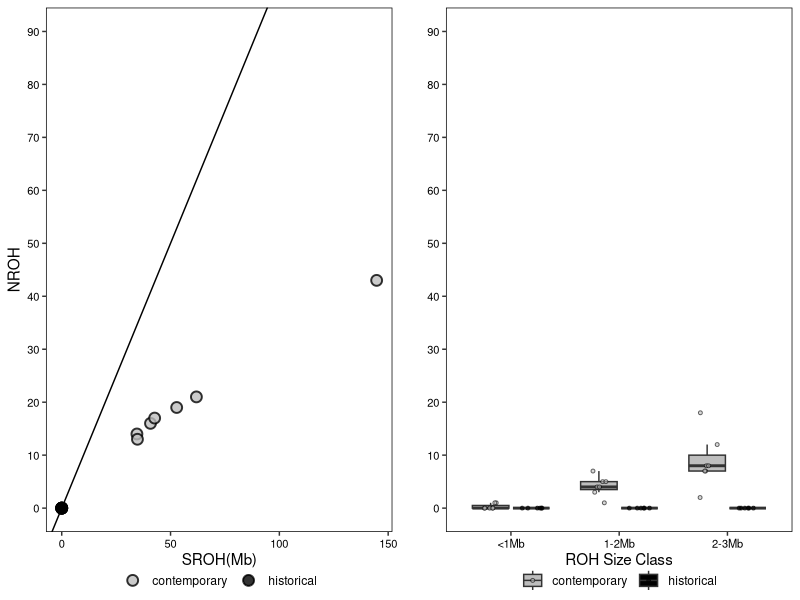

Write the R code that produced this figure.
## ---- chunk 1
knitr::opts_chunk$set(echo = TRUE)
library(ggplot2)
library(dplyr)
library(tidyr)
library(ggpubr)
## ---- chunk 2
setwd("/Users/abc6435/Desktop/KROH/data/roh")
data <- read.table("KIWA_roh_sum_0.5MB.txt", header=TRUE, sep = " ")
data$sample <- rownames(data)
rownames(data) <- NULL
data[1:7,1] <- "contemporary"
data[8:13,1] <- "historical"

A <- data[,c(1, 16, 2:3)]
colnames(A) <- c("pop", "sample", "nroh", "sroh")
A$class <- "<1Mb"

B <- data[,c(1, 16, 4:5)]
colnames(B) <- c("pop", "sample", "nroh", "sroh")
B$class <- "1-2Mb"

C <- data[,c(1, 16, 6:7)]
colnames(C) <- c("pop", "sample", "nroh", "sroh")
C$class <- "2-3Mb"

D <- data[,c(1, 16, 8:9)]
colnames(D) <- c("pop", "sample", "nroh", "sroh")
D$class <- "3-4Mb"

E <- data[,c(1, 16, 10:11)]
colnames(E) <- c("pop", "sample", "nroh", "sroh")
E$class <- "4-5Mb"

F <- data[,c(1, 16, 12:13)]
colnames(F) <- c("pop", "sample", "nroh", "sroh")
F$class <- ">5Mb"

data_t <- rbind(A,B,C)

T <- data[,c(1, 16, 14:15)]
colnames(T) <- c("pop", "sample", "nroh", "sroh")
## ---- chunk 3
leg <- c("contemporary" = "gray","historical" = "black")

nroh_sroh <- ggplot(T, aes(x=sroh/(1e6), y=nroh)) + 
  geom_point(shape = 21, size = 3, alpha = 0.8,
             colour = "black", stroke = 1, aes(fill=pop)) +
  scale_fill_manual(values=alpha(leg, 1.0)) +
  xlab("SROH(Mb)") + 
  ylab("NROH") +
  scale_y_continuous(breaks = seq(0, 90, 10), limits = c(0,90)) +
  geom_abline(slope=1, intercept = 0) +
  theme(
    axis.text.x = element_text(size=8, color="black"),
    axis.text.y = element_text(size=8, color="black"),
    panel.background = element_blank(), 
    panel.grid.major = element_blank(), 
    panel.grid.minor = element_blank(),
    panel.border = element_rect(color = "black", fill=NA), 
    legend.key = element_blank(),
    legend.title = element_blank(),
    legend.position = "bottom",
    legend.margin = margin(0,0,0,0),
    legend.box.spacing = unit(0, "pt"))

roh_class <- ggplot(data_t, aes(x=class, y=nroh)) + 
  geom_boxplot(aes(fill=pop), outlier.shape = NA) + 
  geom_jitter(position = position_jitterdodge(jitter.width=0.2),
              pch=21, size=1, stroke=0.5, alpha=0.6, aes(fill=pop)) +
  scale_fill_manual(values=leg) +
  xlab("ROH Size Class") + 
  ylab("") +
  scale_y_continuous(breaks = seq(0, 90, 10), limits = c(0,90)) +
  theme(
    axis.text.x = element_text(size=8, color="black"),
    axis.text.y = element_text(size=8, color="black"),
    panel.background = element_blank(), 
    panel.grid.major = element_blank(), 
    panel.grid.minor = element_blank(),
    panel.border = element_rect(color = "black", fill=NA), 
    legend.key = element_blank(),
    legend.title = element_blank(),
    legend.position = "bottom",
    legend.margin = margin(0,0,0,0),
    legend.box.spacing = unit(0, "pt"))
## ---- chunk 4
roh_figure <- ggarrange(nroh_sroh, roh_class, nrow=1, ncol=2)
ggsave("roh.png", 
       plot=roh_figure, 
       path ="/Users/abc6435/Desktop/KROH/figures/",
       width = 5,
       height = 2.5, 
       units = "in", 
       dpi = 300)
